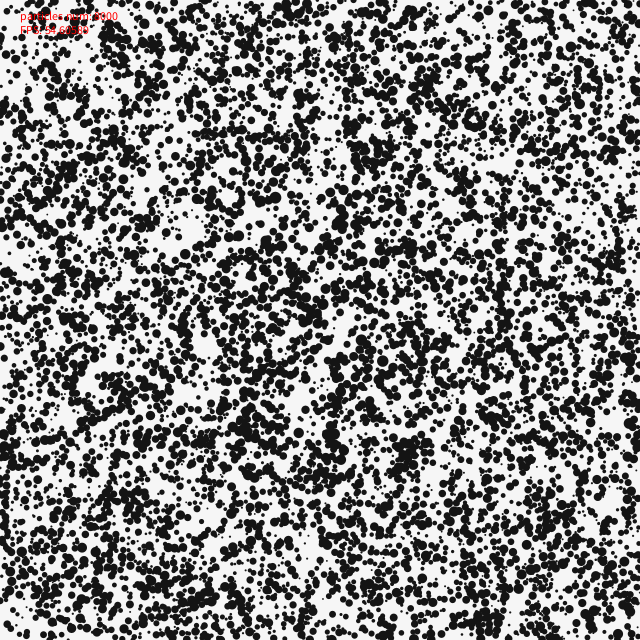
Frame 1 (no input)
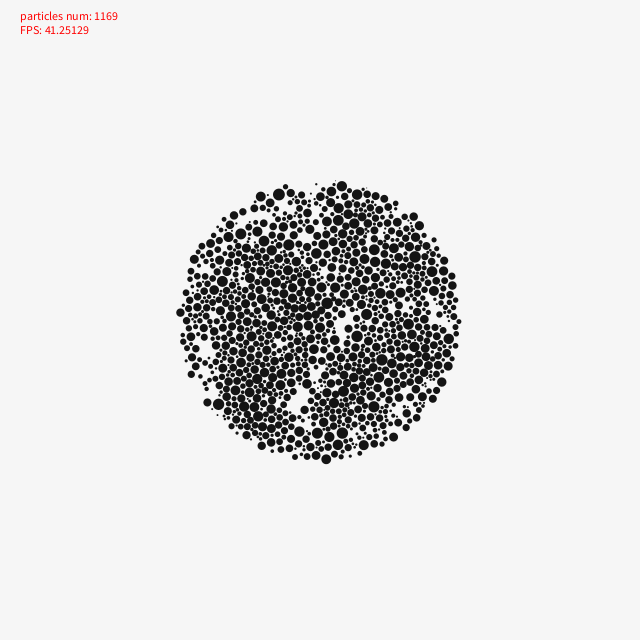
Frame 60 (the mouse pressed at the canvas centre just before this capture)
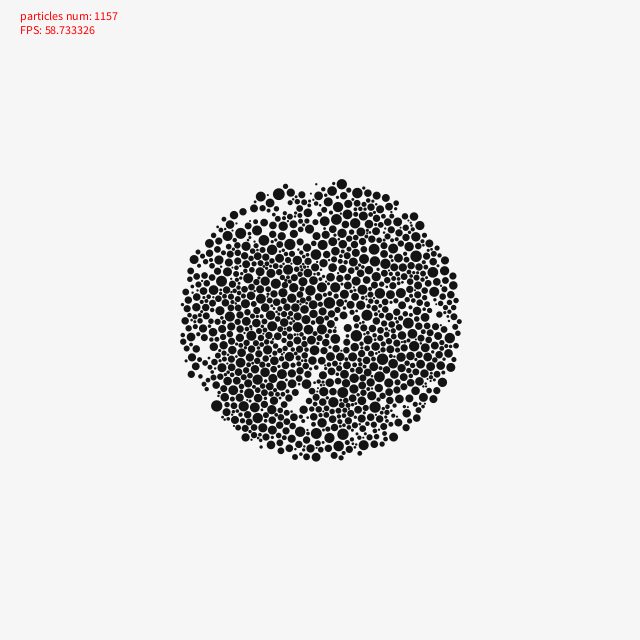
Frame 120 (the mouse held since frame 60 and released just before this capture)

The Processing sketch that drew these frames (run headless with seeded random() and noise(); from frame 60 on, the mouse is pressed at the canvas centre):

// Processing sketch: clusterParticulas
// ── clusterParticulas.pde
float distance = 8;

ArrayList<Particle> particles;
Cluster cluster;
PGraphics mask;

void setup() {
  size(640, 640);
  cluster = new Cluster();
  particles = new ArrayList<Particle>();
  for (int i = 0; i < 8000; i++) {
    particles.add(new Particle(width*random(1), height*random(1)));
  }

  mask = createGraphics(width, height);
  mask.beginDraw();
  mask.background(0);
  mask.noStroke();
  mask.fill(255);
  mask.ellipse(width/2, height/2, 280, 280);
  int ss = 60;
  /*
  for (int j = 0; j < height; j+=ss) {
   for (int i = 0; i < width; i+=ss) {
   if ((i/ss+j/ss)%2 == 0) {
   mask.rect(i, j, ss, ss);
   }
   }
   }*/
  mask.endDraw();
}

void draw() {
  background(246);
  //image(mask, 0, 0);
  cluster.update();
  for (int i = 0; i < particles.size (); i++) {
    Particle p = particles.get(i);
    p.movement();
  }
  for (int i = 0; i < particles.size (); i++) {
    Particle p = particles.get(i);
    p.update();
    if (p.remove) particles.remove(i--);
  }
  fill(255, 0, 0);
  text("particles num: "+particles.size()+"\nFPS: "+frameRate, 20, 20);
}

void mousePressed() {
  particles.add(new Particle(mouseX, mouseY));
}

void mouseDragged() {
  particles.add(new Particle(mouseX, mouseY));
}


// ── Cluster.pde
class Cluster {
  ArrayList<Particle> zones[][];
  int s;
  int cw, ch;
  Cluster() {
    s = 60;
    cw = width/s+1;
    ch = height/s+1;
    zones = new ArrayList[cw][ch];
    for (int j = 0; j < ch; j++) {
      for (int i = 0; i < cw; i++) {
        zones[i][j] = new ArrayList<Particle>();
      }
    }
  }

  void update() {
    for (int j = 0; j < ch; j++) {
      for (int i = 0; i < cw; i++) {
        zones[i][j].clear();
      }
    }
    for (int i = 0; i < particles.size (); i++) {
      Particle p = particles.get(i);
      int ix = int(p.position.x)/s;
      int iy = int(p.position.y)/s;
      for (int yy = -1; yy <= 1; yy++) {
        for (int xx = -1; xx <= 1; xx++) {
          if (ix+xx < 0 || ix+xx >= cw || iy+yy < 0 || iy+yy >= ch) continue;
          zones[ix+xx][iy+yy].add(p);
        }
      }
    }
    show();
  }

  void show() {
    stroke(220);
    noStroke();
    for (int i = 0; i < width; i+=s) {
      line(i, 0, i, height);
    }
    for (int i = 0; i < height; i+=s) {
      line(0, i, width, i);
    }
  }

  ArrayList<Particle> getCluster(float x, float y) {
    int ix = constrain(int(x)/s, 0, cw-1);
    int iy = constrain(int(y)/s, 0, ch-1);
    return zones[ix][iy];
  }
}


// ── Particle.pde
class Particle {
  boolean remove;
  color col;
  float s; 
  PVector position, des;
  Particle(float x, float y) {
    position = new PVector(x, y);
    des = new PVector();
    s = random(2, random(8, 12));
    col = color(20);
  }
  void movement() {
    des = new PVector();
    ArrayList<Particle> particles = cluster.getCluster(position.x, position.y);
    for (int i = 0; i < particles.size (); i++) {
      Particle p = particles.get(i);
      if (p == this) continue;
      float dis = position.dist(p.position);
      float distance = (s+p.s)*0.6;
      if (dis < distance) {
        float vel = (dis-distance)*0.1;
        PVector vec = new PVector(p.position.x, p.position.y, p.position.z);
        vec.sub(position);
        vec.normalize();
        vec.mult(vel); 
        des.add(vec);
      }
    }
  }
  void update() {
    if (position.x+s < 0 || position.x > width+s || position.y+s < 0 || position.y > height+s) {
      remove = true;
    } 
    if (position.x < 0 || position.x >= width || position.y < 0 || position.y >= height) {
      s *= 0.92;
    } else {
      if (brightness(mask.get(int(position.x), int(position.y))) < 200) {
        s *= 0.92;
      }
    }
    if (s < 1) remove = true;
    position.add(des);
    show();
  }
  void show() {
    noStroke();
    fill(col);
    ellipse(position.x, position.y, s, s);
  }
}
